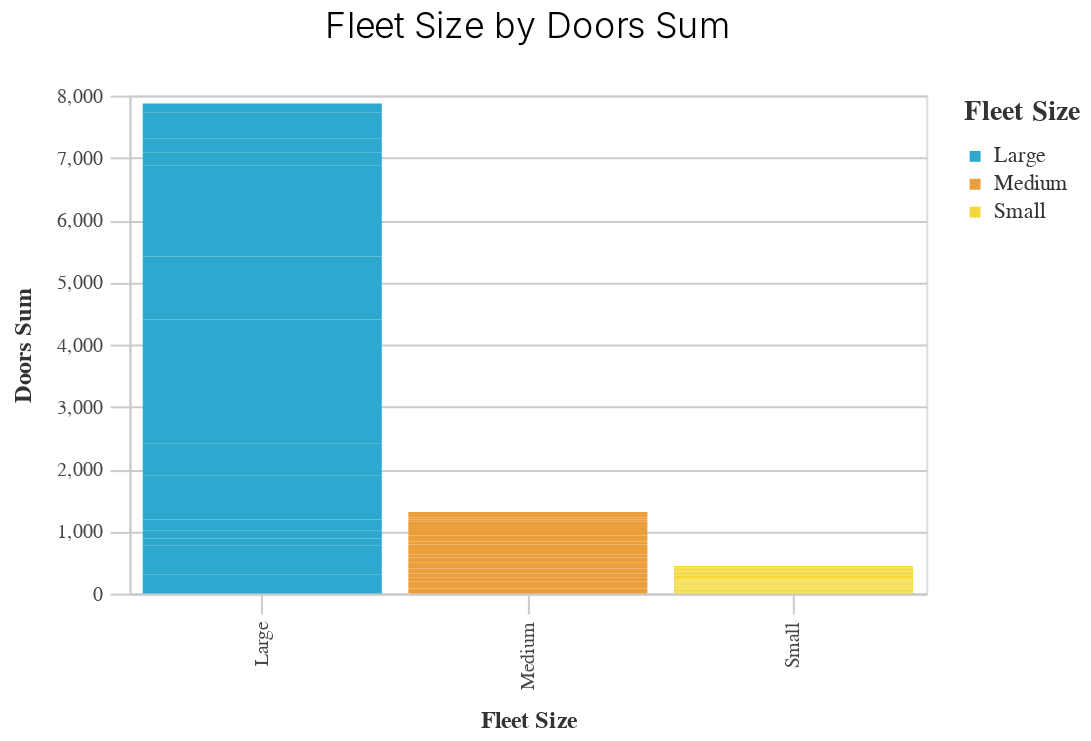

Source (notebook cell):
### Code cell
_utils.basic_bar_chart(df, 'fleet_size','doors_sum','fleet_size')
